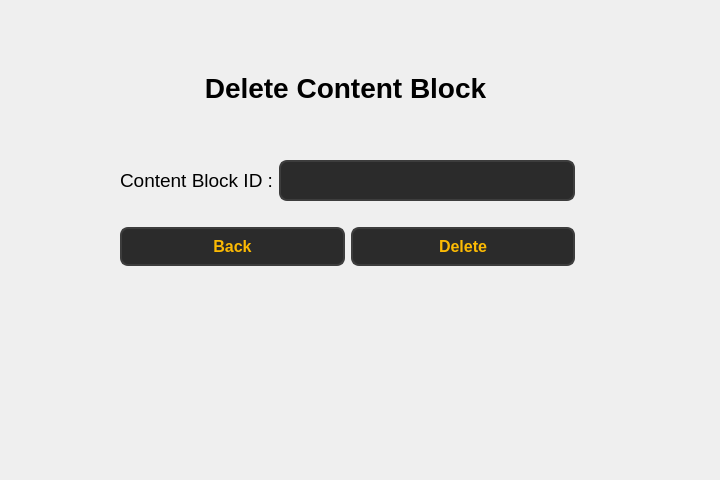
<?xml version="1.0" encoding="UTF-8"?>
<ui version="4.0">
 <class>Form</class>
 <widget class="QWidget" name="Form">
  <property name="geometry">
   <rect>
    <x>0</x>
    <y>0</y>
    <width>720</width>
    <height>480</height>
   </rect>
  </property>
  <property name="windowTitle">
   <string>Form</string>
  </property>
  <widget class="QLabel" name="label">
   <property name="geometry">
    <rect>
     <x>120</x>
     <y>67</y>
     <width>451</width>
     <height>41</height>
    </rect>
   </property>
   <property name="font">
    <font>
     <pointsize>21</pointsize>
     <bold>true</bold>
    </font>
   </property>
   <property name="text">
    <string>Delete Content Block</string>
   </property>
   <property name="alignment">
    <set>Qt::AlignmentFlag::AlignCenter</set>
   </property>
  </widget>
  <widget class="QWidget" name="layoutWidget">
   <property name="geometry">
    <rect>
     <x>120</x>
     <y>140</y>
     <width>455</width>
     <height>148</height>
    </rect>
   </property>
   <layout class="QVBoxLayout" name="verticalLayout">
    <item>
     <layout class="QHBoxLayout" name="horizontalLayout">
      <item>
       <widget class="QLabel" name="label_4">
        <property name="font">
         <font>
          <pointsize>14</pointsize>
         </font>
        </property>
        <property name="text">
         <string>Content Block ID :</string>
        </property>
       </widget>
      </item>
      <item>
       <widget class="QLineEdit" name="lineEdit_3">
        <property name="styleSheet">
         <string notr="true">QLineEdit {
        background-color: #2b2b2b;  /* Dark background */
        color: #fcba03;  /* Text color */
        border: 2px solid #3d3d3d;  /* Border color */
        border-radius: 8px;  /* Rounded corners */
        padding: 8px;  /* Padding inside the input field */
        font-size: 16px;  /* Font size */
        font-weight: bold;  /* Bold font */
    }

    QLineEdit:hover {
        background-color: #3d3d3d;  /* Background when hovered */
        border: 2px solid #fcba03;  /* Border color when hovered */
    }

    QLineEdit:focus {
        background-color: #1a1a1a;  /* Background when focused */
        border: 2px solid #fcba03;  /* Border color when focused */
        color: #ffffff;  /* Text color when focused */
    }</string>
        </property>
       </widget>
      </item>
     </layout>
    </item>
    <item>
     <layout class="QHBoxLayout" name="horizontalLayout_3">
      <item>
       <widget class="QPushButton" name="pushButton_back">
        <property name="styleSheet">
         <string notr="true">QPushButton {
        background-color: #2b2b2b;  
        color: #fcba03;              
        border: 2px solid #3d3d3d;      
        border-radius: 8px;          
        padding: 8px 16px;            
        font-size: 16px;            
        font-weight: bold;
    
    }

    QPushButton:hover {
        background-color: #fcba03;
		 color: #000000;
        border: 2px solid #5a5a5a;    
    }

    QPushButton:pressed {
        background-color: #1a1a1a;      
        border: 2px solid #2b2b2b;      
    }</string>
        </property>
        <property name="text">
         <string>Back</string>
        </property>
       </widget>
      </item>
      <item>
       <widget class="QPushButton" name="pushButton">
        <property name="styleSheet">
         <string notr="true">QPushButton {
        background-color: #2b2b2b;  
        color: #fcba03;              
        border: 2px solid #3d3d3d;      
        border-radius: 8px;          
        padding: 8px 16px;            
        font-size: 16px;            
        font-weight: bold;
    
    }

    QPushButton:hover {
        background-color: #fcba03;
		 color: #000000;
        border: 2px solid #5a5a5a;    
    }

    QPushButton:pressed {
        background-color: #1a1a1a;      
        border: 2px solid #2b2b2b;      
    }</string>
        </property>
        <property name="text">
         <string>Delete</string>
        </property>
       </widget>
      </item>
     </layout>
    </item>
   </layout>
  </widget>
 </widget>
 <resources/>
 <connections/>
</ui>
